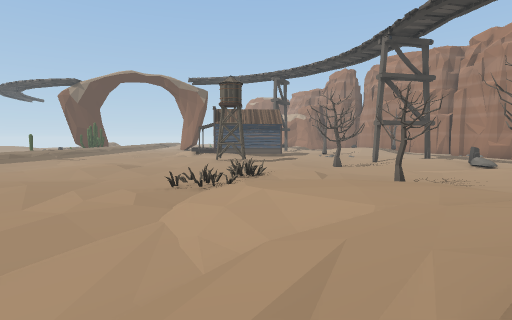
[1] (above)

21 first-person views from a walk through a scene from a Unity 3-D project. The camera is 1.3 m above the floor, tilts 4° down and sees 80° across. Doors are open. The floor is counted in squares, 2 m on a side. Each view is taken from the middle of a square. On the plan, view 1 faces up. The plan holds only what a view shows up to about 10 squares ahead; the rest is blank. The place goes on beyond the plan.

[2]
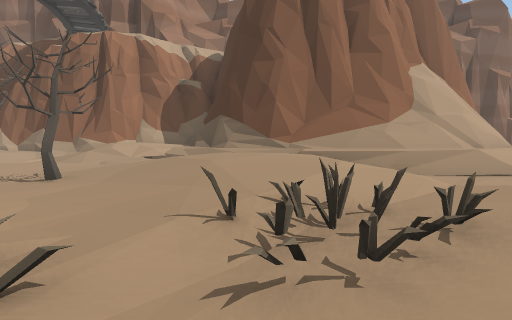

[3]
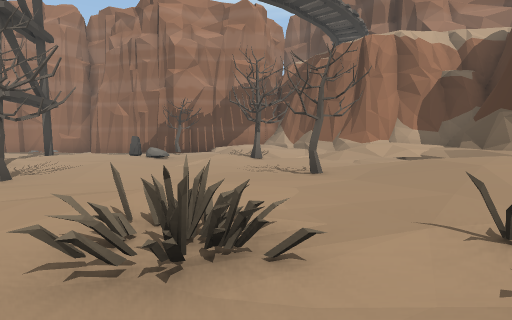

[4]
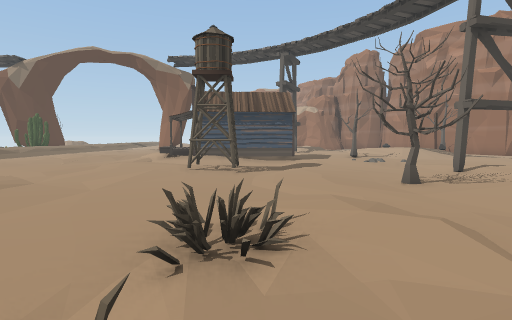

[5]
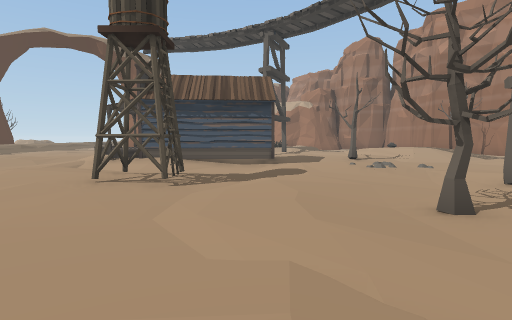

[6]
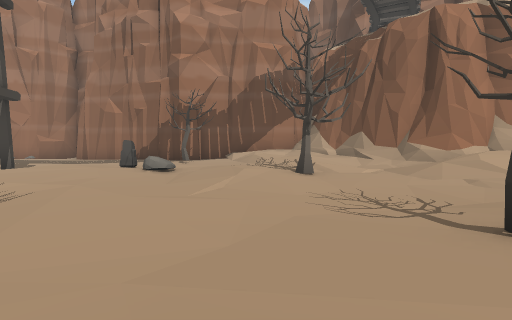

[7]
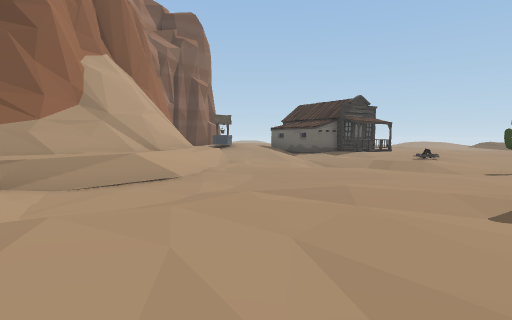

[8]
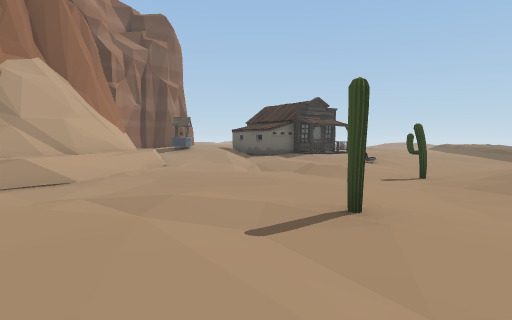

[9]
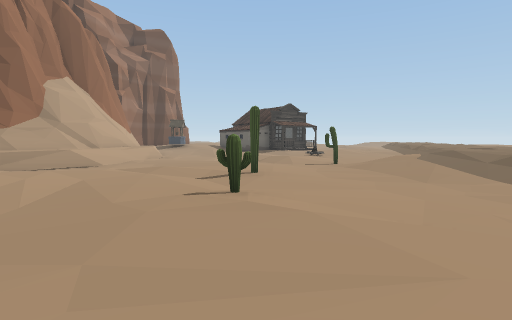

[10]
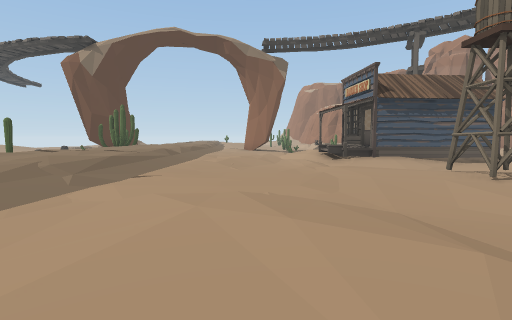

[11]
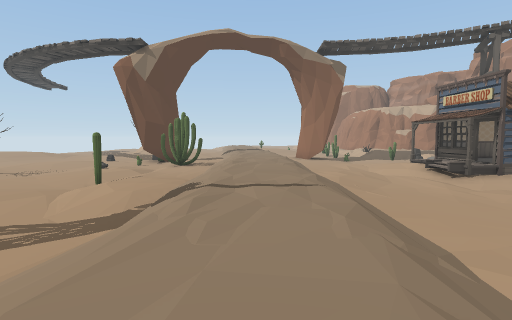

[12]
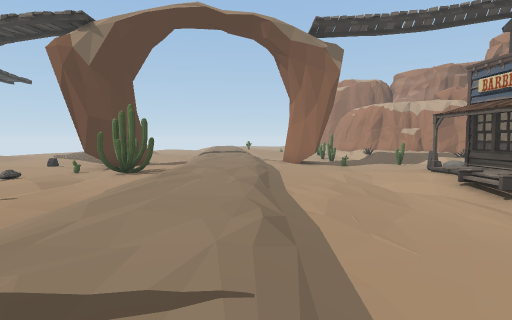

[13]
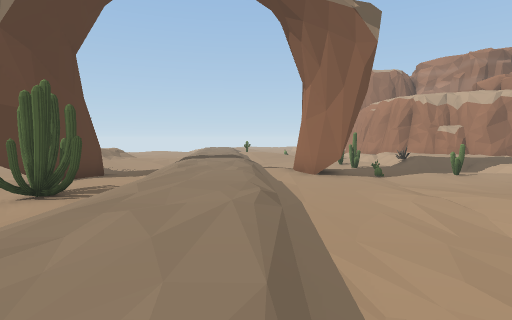

[14]
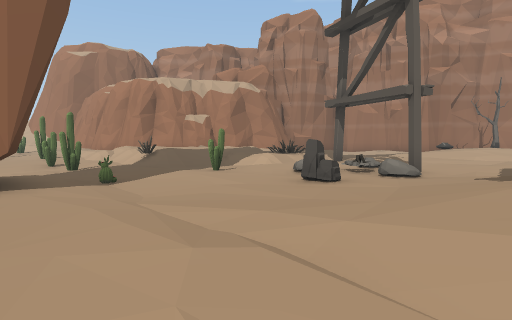

[15]
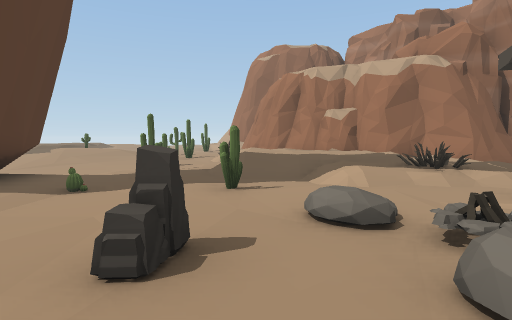

[16]
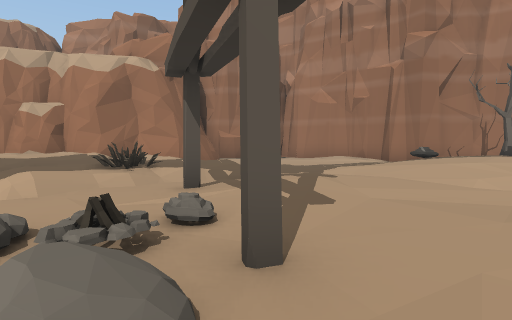

[17]
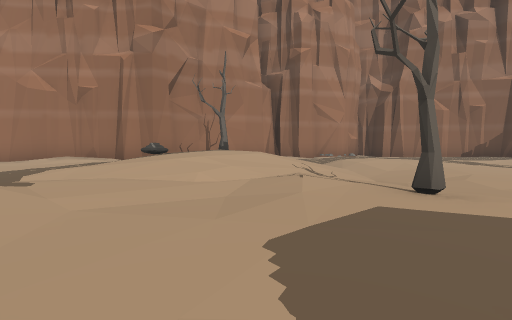

[18]
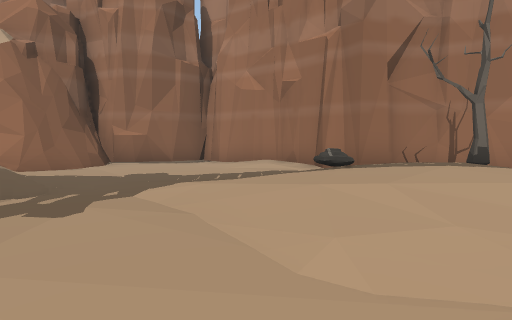

[19]
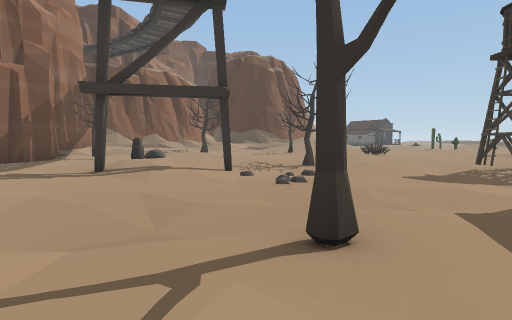

[20]
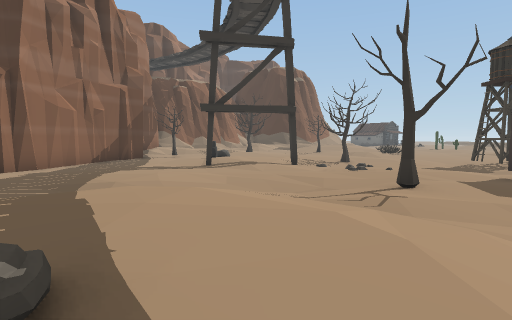

[21]
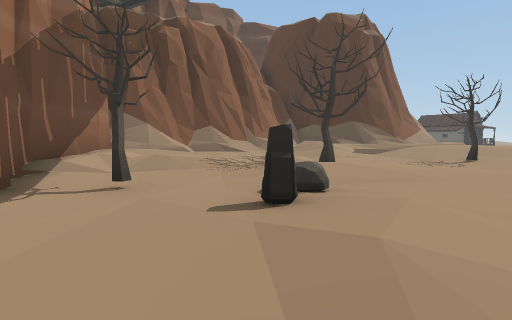

### Floor plan
Key: @ floor where view 1 was taken; # wall or solid block; . main floor; : floor 0.25 m higher than the main floor; - floor 0.25 m lower than the main floor; + floor 0.5 m higher than the main floor; _ floor 0.5 m lower than the main floor; * floor 0.75 m higher than the main floor; % floor 1 m higher than the main floor; / step, stairs or slope; D open door; = window, fence, low wall or low ledge; ^ raised ledge; T tree; R rock; W tower; C cactus; O other object.
Columns run from 13 left of view 1 to 12 right of it. Each row starts with its distance up from view 1.
 32      .---C-  *####  ##
 31      _____-/****########
 30         _C-O****++..---#
 29         -O////++++.....##
 28        #.-----:O++......#
 27 .. %%/:#.C--C./////.....#
 26 #./%%/...----...#.......#
 25 #:.%%/...---.+...:::::  ##
 24 ...%%/.....R......:++++  #
 23 CC./%/..::...R#....+***T #
 22 -C./%%..::::::.....:+*+
 21 .../%%...#+##  .....::
 20 :..*%%:::+=#    ..T-------
 19 ..:/%%::.=#####...........
 18 C::/%/:../D####...........
 17 .:+/%%:...-----..........-
 16 :++/%%.......------......-
 15 :::*%%.....WW------#.#----
 14 ..:/%%......-------..:...-
 13  .:/%%......----T--..:....
 12   .%%/...-.-------....R..#
 11    %%/..:...-----....R..T.
 10     %/.::......--......../
  9       ........:..-..:::/++
  8       ..-....O......T.:+:#
  7      /.......::.T....::+/#
  6     /..C:...O:+:::.././###
  5    %/....:.::++*+:.///##
  4    %/......::+**+///%##
  3    %...C.::..:/**///%##
  2  %%/:......-.=*/######
  1  %%+:....---=*/=^   #
  0   %/.C...---/@#^
 -1  %/....-.../*#^
 -2  %=...:----/*##
 -3  /.....-_--==#
 -4  /..// -_--=##

Positions as (right, up) in squares from view 1, and headings:
1: (0, 0), facing up
2: (-2, 8), facing down-right
3: (-2, 8), facing right
4: (0, 6), facing up
5: (1, 9), facing up
6: (1, 9), facing right
7: (-3, 6), facing down
8: (-5, 6), facing down
9: (-6, 9), facing down
10: (-6, 9), facing up
11: (-9, 10), facing up
12: (-8, 13), facing up
13: (-8, 17), facing up
14: (-6, 21), facing up-right
15: (-1, 22), facing up
16: (0, 22), facing up-right
17: (1, 22), facing right
18: (4, 22), facing up-right
19: (5, 22), facing down
20: (7, 25), facing down
21: (9, 15), facing down
